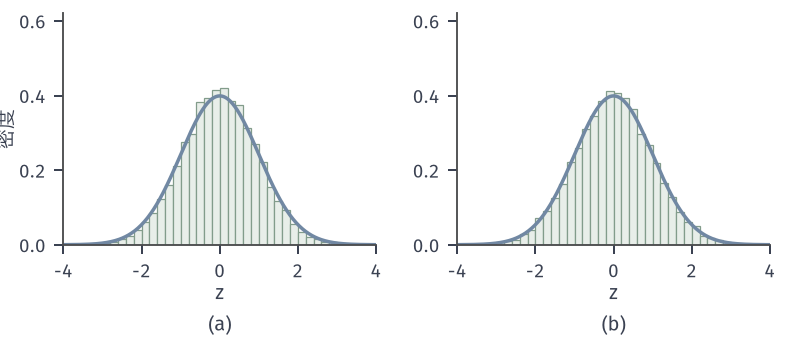

Recreate this plot in Python.
from pathlib import Path
import sys
HERE = Path(__file__).resolve().parent
sys.path.insert(0, str(HERE.parent/'clt-common'))
from clt_fig import *
# Symmetric Pareto steps: density (3/2)|x|^{-4} on |x| >= 1, variance 3, E|X|^3 = infinity.
# Sampling |X| = U^{-1/3} with an independent random sign. Seed 11, M = 20000 replications.
# Histograms of S_n / sqrt(3n) for (a) n = 10 and (b) n = 1000, against phi.
rng = np.random.default_rng(11)
M = 20000
fig, (a, b) = figure(width_mm=112, height_mm=48, ncols=2)
panel(fig, left=.08, right=.97, bottom=.28, wspace=.26)
x = np.linspace(-4, 4, 400); edges = np.linspace(-4, 4, 41)
facts = {'seed': 11, 'M': M}
for ax, n in ((a, 10), (b, 1000)):
    S = np.zeros(M)
    for _ in range(n):
        S += rng.choice((-1.0, 1.0), M)*rng.random(M)**(-1/3)
    Z = S/math.sqrt(3*n)
    ax.hist(Z, bins=edges, density=True, color=GREEN_FILL, edgecolor=GREEN, lw=.5)
    ax.plot(x, phi(x), color=BLUE, lw=1.4)
    ax.set_xlim(-4, 4); ax.set_ylim(0, .62); ax.set_xticks([-4, -2, 0, 2, 4])
    facts['n=%d' % n] = {'P(|Z|<=0.5) sim': float(np.mean(np.abs(Z) <= .5)), 'normal': float(Phi(.5)-Phi(-.5)),
                         'sample_var': float(Z.var())}
axlab(a, '$z$', '密度'); axlab(b, '$z$')
tags(fig, (a, b))
save(fig, HERE, 'figure', facts)
